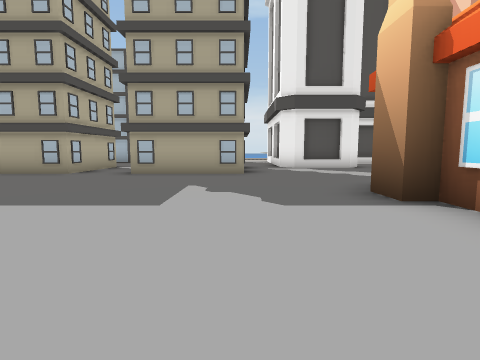
view 1 (above)

16 first-person views from a walk through a scene from a Unity 3-D project. The camera is 1.3 m above the floor, tilts 6° down and sees 80° across. The floor is counted in squares, 2.25 m on a side. Each view is taken from the middle of a square. On the plan, view 1 faces up. The plan holds only what a view shows up to about 9 squares ahead; the rest is blank. The place goes on beyond the plan. The player character is not drawn. Some animated figures are not drawn. Some surface patterns are stand-ins.

view 2
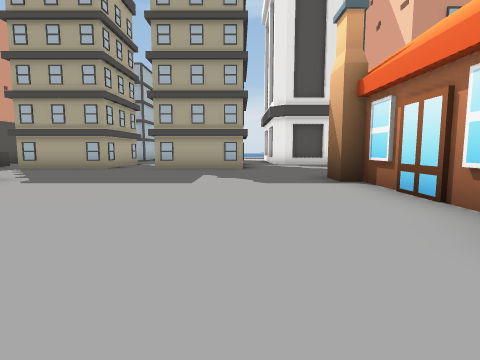

view 3
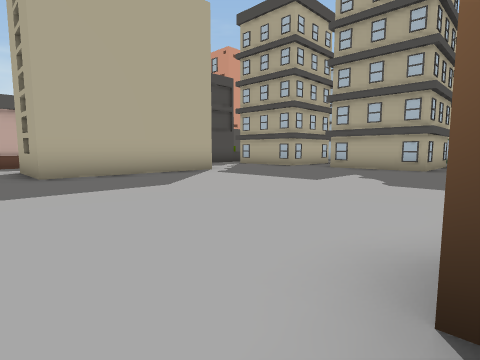

view 4
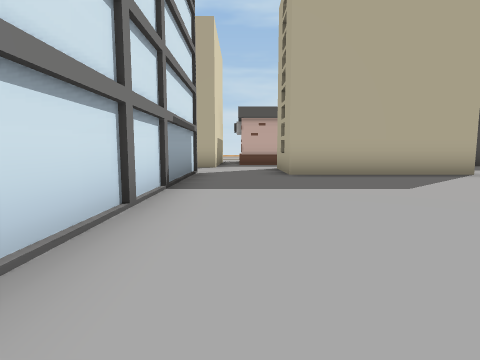

view 5
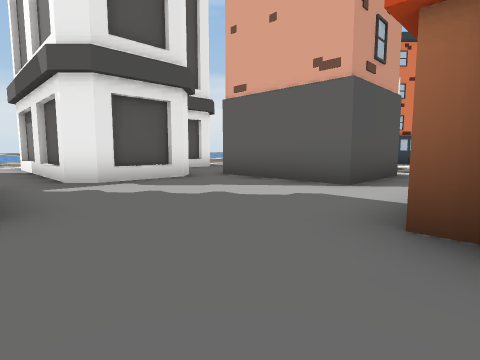

view 6
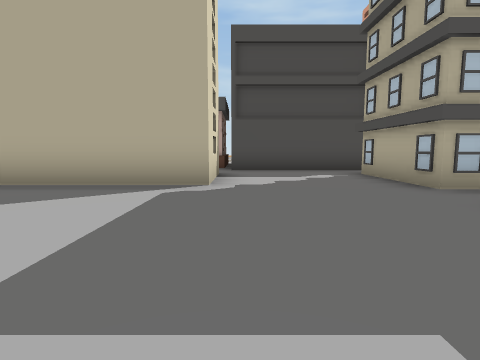

view 7
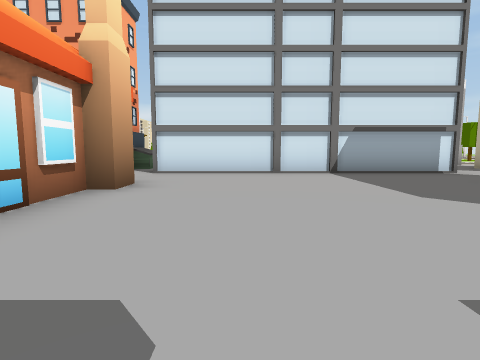

view 8
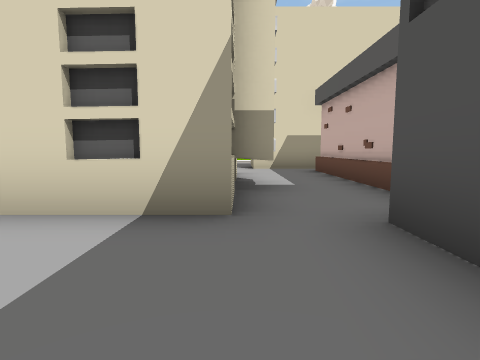

view 9
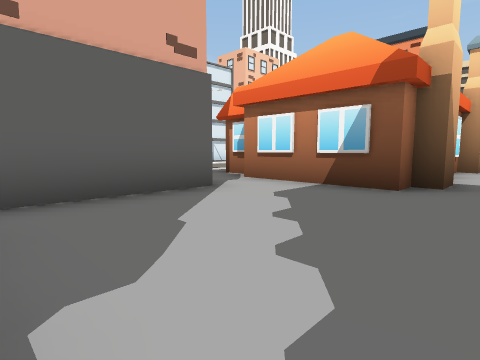

view 10
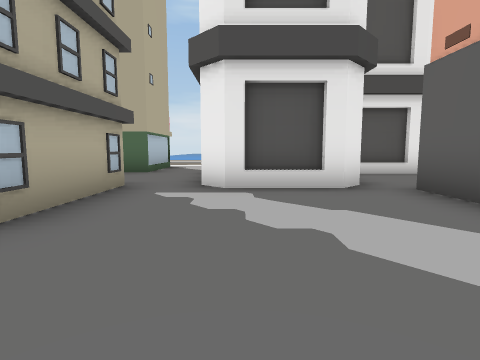

view 11
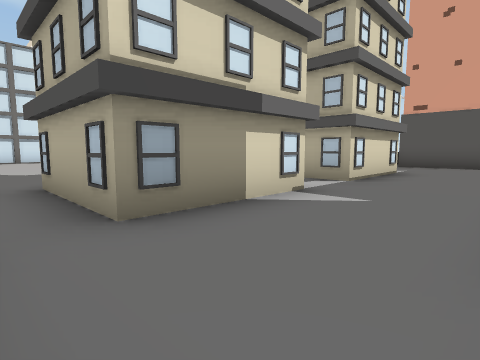

view 12
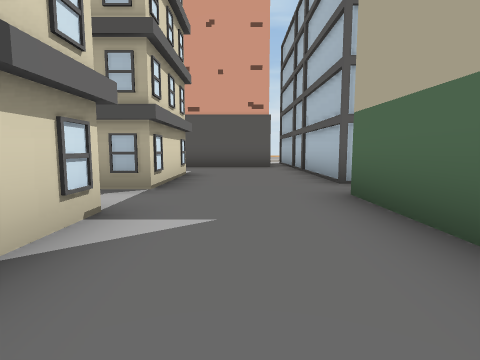

view 13
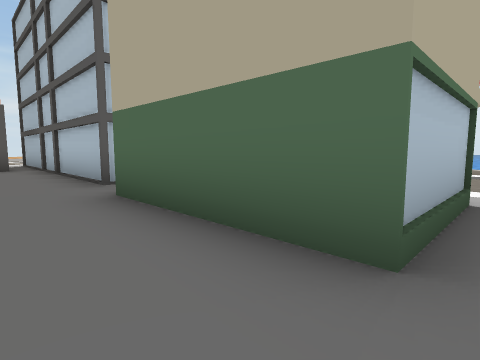

view 14
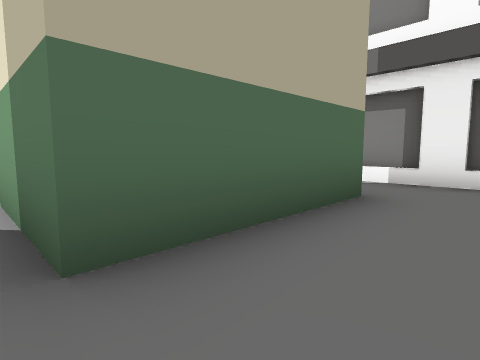

view 15
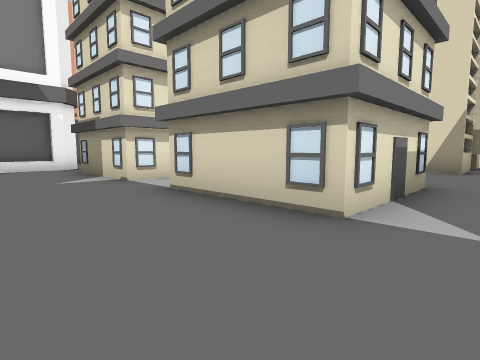

view 16
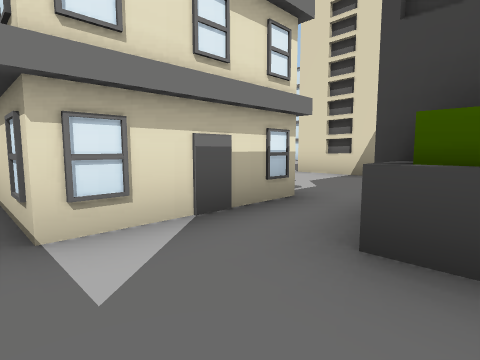

### Floor plan
Key: @ floor where view 1 was taken; # wall or solid block; . floor; O other object.
Columns run from 9 left of view 1 to 7 right of it. Each row starts with its distance up from view 1.
 15          ..
 14      O   O.#
 13 ####OO###O.#
 12 ......OOO..#  O#
 11 ...........#  ..
 10 ...........###.
  9 ..#  #.  #....#
  8 O.## #. ##....# O
  7  .O###.##O....# O
  6  .............###
  5  ...............
  4  ..........#####
  3 O.###.......
  2 #.O #.......
  1 #.O #.......
  0 #.  #....@.#
 -1 #..##......#
 -2 O...........
 -3 ##..########.
 -4  #..        .
 -5 O#.         O
 -6             OOO

Positions as (right, up) in squares from view 1, and headings:
1: (0, 0), facing up
2: (0, -2), facing up
3: (2, -2), facing up-left
4: (2, -2), facing left
5: (0, 4), facing up-right
6: (0, 4), facing left
7: (0, 4), facing down
8: (-7, 6), facing down
9: (1, 9), facing down-right
10: (2, 5), facing up
11: (1, 12), facing down-left
12: (0, 11), facing left
13: (0, 11), facing up-left
14: (-4, 11), facing up-right
15: (-8, 12), facing down-right
16: (-9, 10), facing down-right
